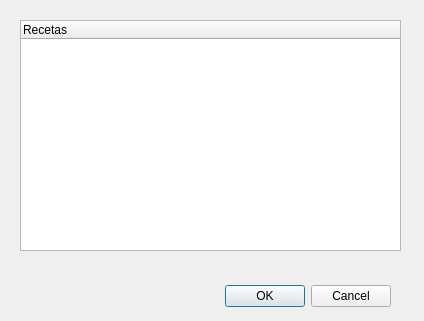
<?xml version="1.0" encoding="UTF-8"?>
<ui version="4.0">
 <class>DialogElimR</class>
 <widget class="QDialog" name="DialogElimR">
  <property name="windowModality">
   <enum>Qt::ApplicationModal</enum>
  </property>
  <property name="geometry">
   <rect>
    <x>0</x>
    <y>0</y>
    <width>424</width>
    <height>321</height>
   </rect>
  </property>
  <property name="focusPolicy">
   <enum>Qt::WheelFocus</enum>
  </property>
  <property name="windowTitle">
   <string>Eliminar Receta</string>
  </property>
  <widget class="QDialogButtonBox" name="buttonBox">
   <property name="geometry">
    <rect>
     <x>210</x>
     <y>280</y>
     <width>181</width>
     <height>32</height>
    </rect>
   </property>
   <property name="orientation">
    <enum>Qt::Horizontal</enum>
   </property>
   <property name="standardButtons">
    <set>QDialogButtonBox::Cancel|QDialogButtonBox::Ok</set>
   </property>
  </widget>
  <widget class="QTreeWidget" name="treeWidget">
   <property name="geometry">
    <rect>
     <x>20</x>
     <y>20</y>
     <width>381</width>
     <height>231</height>
    </rect>
   </property>
   <property name="lineWidth">
    <number>1</number>
   </property>
   <property name="midLineWidth">
    <number>1</number>
   </property>
   <property name="autoScrollMargin">
    <number>16</number>
   </property>
   <property name="alternatingRowColors">
    <bool>true</bool>
   </property>
   <property name="columnCount">
    <number>1</number>
   </property>
   <attribute name="headerDefaultSectionSize">
    <number>209</number>
   </attribute>
   <attribute name="headerMinimumSectionSize">
    <number>170</number>
   </attribute>
   <column>
    <property name="text">
     <string>Recetas</string>
    </property>
   </column>
  </widget>
 </widget>
 <tabstops>
  <tabstop>buttonBox</tabstop>
 </tabstops>
 <resources/>
 <connections>
  <connection>
   <sender>buttonBox</sender>
   <signal>accepted()</signal>
   <receiver>DialogElimR</receiver>
   <slot>accept()</slot>
   <hints>
    <hint type="sourcelabel">
     <x>248</x>
     <y>254</y>
    </hint>
    <hint type="destinationlabel">
     <x>157</x>
     <y>274</y>
    </hint>
   </hints>
  </connection>
  <connection>
   <sender>buttonBox</sender>
   <signal>rejected()</signal>
   <receiver>DialogElimR</receiver>
   <slot>reject()</slot>
   <hints>
    <hint type="sourcelabel">
     <x>316</x>
     <y>260</y>
    </hint>
    <hint type="destinationlabel">
     <x>286</x>
     <y>274</y>
    </hint>
   </hints>
  </connection>
 </connections>
</ui>
